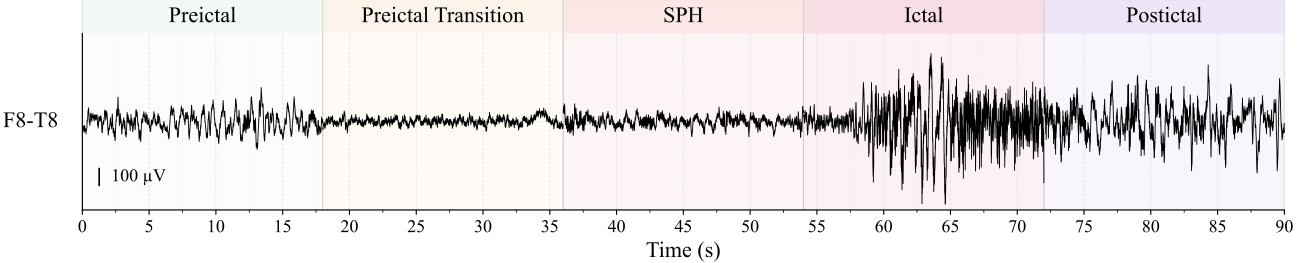

Here is the Python script that generated this plot:
"""
Draw a single-channel stitched EEG labeling figure for the first seizure in
chb01_03.edf.

Each displayed phase uses one equal-length real EEG snippet so the overall
figure stays compact while still showing all annotated stages.
"""

import json
import os
from pathlib import Path

os.environ.setdefault("MPLCONFIGDIR", "/tmp/matplotlib")

import matplotlib.pyplot as plt
from matplotlib.ticker import MultipleLocator
import mne
import numpy as np

from settings import (
    POSTICTAL_TRANSITION_END,
    POSTICTAL_TRANSITION_START,
    PREICTAL_END,
    PREICTAL_START,
    PREICTAL_TRANSITION_END,
    PREICTAL_TRANSITION_START,
    RAW_DATA_PATH,
    SAMPLE_RATE,
    SPH_END,
    SPH_START,
)

PATIENT_ID = "chb01"
EDF_NAME = "chb01_03.edf"
CHANNEL_NAME = "F8-T8"
SEIZURE_INDEX = 0
DISPLAY_DURATION_SEC = 18.0
OUTPUT_PATH = Path(__file__).with_suffix(".pdf")
SEIZURE_MAP_PATH = Path(__file__).parent / "Data" / "seizure_map.json"

# The display titles and colors follow the reference figure requested by the user.
DISPLAY_PHASES = [
    {
        "interval_key": "preictal_transition_window",
        "title": "Preictal",
        "color": "#eef6f1",
        "anchor": "end",
    },
    {
        "interval_key": "preictal",
        "title": "Preictal Transition",
        "color": "#fbf1e5",
        "anchor": "end",
    },
    {
        "interval_key": "sph",
        "title": "SPH",
        "color": "#f8e0df",
        "anchor": "end",
    },
    {
        "interval_key": "ictal",
        "title": "Ictal",
        "color": "#f5d3dc",
        "anchor": "start",
    },
    {
        "interval_key": "postictal_transition_window",
        "title": "Postictal",
        "color": "#e8def6",
        "anchor": "start",
    },
]


def load_first_seizure(file_name: str, seizure_index: int = 0) -> tuple[float, float]:
    """Load the selected seizure onset and offset from seizure_map.json."""
    with SEIZURE_MAP_PATH.open("r", encoding="utf-8") as f:
        seizure_map = json.load(f)

    seizure_events = seizure_map[file_name]
    if not seizure_events:
        raise ValueError(f"No seizure events found for {file_name}.")
    if seizure_index >= len(seizure_events):
        raise IndexError(
            f"seizure_index={seizure_index} is out of range for {file_name}."
        )

    seizure_start, seizure_end = seizure_events[seizure_index]
    return float(seizure_start), float(seizure_end)


def build_intervals(
    seizure_start: float,
    seizure_end: float,
    file_duration: float,
) -> dict[str, tuple[float, float]]:
    """Build phase intervals in absolute seconds within the EDF file."""
    intervals = {
        "preictal_transition_window": (
            max(0.0, seizure_start + PREICTAL_TRANSITION_START),
            max(0.0, seizure_start + PREICTAL_TRANSITION_END),
        ),
        "preictal": (
            max(0.0, seizure_start + PREICTAL_START),
            max(0.0, seizure_start + PREICTAL_END),
        ),
        "sph": (
            max(0.0, seizure_start + SPH_START),
            max(0.0, seizure_start + SPH_END),
        ),
        "ictal": (
            max(0.0, seizure_start),
            min(file_duration, seizure_end),
        ),
        "postictal_transition_window": (
            min(file_duration, seizure_end + POSTICTAL_TRANSITION_START),
            min(file_duration, seizure_end + POSTICTAL_TRANSITION_END),
        ),
    }

    for label_name, (start_sec, end_sec) in intervals.items():
        if end_sec <= start_sec:
            raise ValueError(
                f"Interval {label_name} is empty after clipping: {start_sec:.2f}-{end_sec:.2f}s."
            )
        if end_sec - start_sec < DISPLAY_DURATION_SEC:
            raise ValueError(
                f"Interval {label_name} is shorter than {DISPLAY_DURATION_SEC:.1f}s."
            )
    return intervals


def choose_snippet_bounds(
    start_sec: float, end_sec: float, anchor: str
) -> tuple[float, float]:
    """Select an equal-length snippet from a longer interval."""
    if anchor == "end":
        return end_sec - DISPLAY_DURATION_SEC, end_sec
    if anchor == "start":
        return start_sec, start_sec + DISPLAY_DURATION_SEC
    if anchor == "center":
        center = 0.5 * (start_sec + end_sec)
        half = 0.5 * DISPLAY_DURATION_SEC
        return center - half, center + half
    raise ValueError(f"Unknown anchor: {anchor}")


def load_stitched_channel(
    raw: mne.io.BaseRaw,
    intervals: dict[str, tuple[float, float]],
) -> tuple[list[dict], np.ndarray]:
    """Load one real EEG snippet from each phase and stitch them for display."""
    snippets = []
    all_values = []
    display_cursor = 0.0

    for spec in DISPLAY_PHASES:
        snippet_start, snippet_end = choose_snippet_bounds(
            *intervals[spec["interval_key"]],
            spec["anchor"],
        )
        sample_start = int(round(snippet_start * SAMPLE_RATE))
        sample_end = int(round(snippet_end * SAMPLE_RATE))
        data_uv = (
            raw.get_data(
                picks=[CHANNEL_NAME],
                start=sample_start,
                stop=sample_end,
            )[0]
            * 1e6
        )
        data_uv = data_uv - np.median(data_uv)

        time_axis = display_cursor + np.arange(data_uv.size, dtype=float) / SAMPLE_RATE
        snippets.append(
            {
                "title": spec["title"],
                "color": spec["color"],
                "display_start": display_cursor,
                "display_end": display_cursor + DISPLAY_DURATION_SEC,
                "time_axis": time_axis,
                "data_uv": data_uv,
            }
        )
        all_values.append(data_uv)
        display_cursor += DISPLAY_DURATION_SEC

    return snippets, np.concatenate(all_values)


def configure_plot_style() -> None:
    """Use a Times New Roman styled serif look similar to the reference figure."""
    plt.rcParams.update(
        {
            "font.family": "serif",
            "font.serif": ["Times New Roman", "Times", "Nimbus Roman", "DejaVu Serif"],
            "axes.unicode_minus": False,
            "figure.facecolor": "white",
            "axes.facecolor": "white",
        }
    )


def add_scale_bar(
    ax: plt.Axes,
    x_min: float,
    x_max: float,
    y_min: float,
    y_max: float,
) -> None:
    """Draw a 100 µV scale bar near the lower-left corner."""
    scale_uv = 100.0
    x_pos = x_min + 0.014 * (x_max - x_min)
    y_pos = y_min + 0.14 * (y_max - y_min)
    ax.plot([x_pos, x_pos], [y_pos, y_pos + scale_uv], color="black", lw=1.2, zorder=6)
    ax.text(
        x_pos + 0.01 * (x_max - x_min),
        y_pos + 0.5 * scale_uv,
        "100 µV",
        va="center",
        ha="left",
        fontsize=13,
    )


def add_phase_annotations(
    ax_header: plt.Axes, ax_wave: plt.Axes, snippets: list[dict]
) -> None:
    """Draw stitched phase spans and titles over the stitched display axis."""
    for snippet in snippets:
        ax_wave.axvspan(
            snippet["display_start"],
            snippet["display_end"],
            color=snippet["color"],
            alpha=0.32,
            zorder=0,
        )
        ax_header.axvspan(
            snippet["display_start"],
            snippet["display_end"],
            color=snippet["color"],
            alpha=0.78,
            zorder=1,
        )
        ax_wave.axvline(snippet["display_start"], color="#c8c8c8", lw=0.7, zorder=2)
        ax_header.axvline(snippet["display_start"], color="#d2d2d2", lw=0.7, zorder=2)
        ax_header.text(
            0.5 * (snippet["display_start"] + snippet["display_end"]),
            0.5,
            snippet["title"],
            transform=ax_header.get_xaxis_transform(),
            ha="center",
            va="center",
            fontsize=16,
        )

    ax_wave.axvline(snippets[-1]["display_end"], color="#c8c8c8", lw=0.7, zorder=2)
    ax_header.axvline(snippets[-1]["display_end"], color="#d2d2d2", lw=0.7, zorder=2)


def plot_labeling_sample(save_path: Path = OUTPUT_PATH) -> Path:
    """Create and save the stitched single-channel labeling sample figure."""
    configure_plot_style()

    edf_path = RAW_DATA_PATH / PATIENT_ID / EDF_NAME
    seizure_start, seizure_end = load_first_seizure(EDF_NAME, SEIZURE_INDEX)
    raw = mne.io.read_raw_edf(edf_path, preload=False, verbose="ERROR")
    if CHANNEL_NAME not in raw.ch_names:
        raise ValueError(f"Channel {CHANNEL_NAME} not found in {edf_path.name}.")

    file_duration = raw.n_times / raw.info["sfreq"]
    intervals = build_intervals(seizure_start, seizure_end, file_duration)
    snippets, all_values = load_stitched_channel(raw, intervals)

    y_abs = np.quantile(np.abs(all_values), 0.995)
    y_lim = max(220.0, float(np.ceil((1.7 * y_abs) / 10.0) * 10.0))
    y_min, y_max = -y_lim, y_lim
    x_min, x_max = 0.0, snippets[-1]["display_end"]

    fig = plt.figure(figsize=(13.2, 2.65), dpi=220)
    gs = fig.add_gridspec(2, 1, height_ratios=[0.16, 0.84], hspace=0.0)
    ax_header = fig.add_subplot(gs[0])
    ax_wave = fig.add_subplot(gs[1], sharex=ax_header)

    add_phase_annotations(ax_header, ax_wave, snippets)
    for snippet in snippets:
        ax_wave.plot(
            snippet["time_axis"], snippet["data_uv"], color="black", lw=0.65, zorder=4
        )

    ax_wave.set_xlim(x_min, x_max)
    ax_wave.set_ylim(y_min, y_max)
    ax_wave.set_xlabel("Time (s)", fontsize=16)
    ax_wave.set_yticks([])
    ax_wave.tick_params(axis="x", labelsize=13)
    ax_wave.xaxis.set_major_locator(MultipleLocator(5))
    ax_wave.xaxis.set_minor_locator(MultipleLocator(2.5))
    ax_wave.grid(
        which="major", axis="x", linestyle=(0, (3, 3)), color="#d9d9d9", linewidth=0.55
    )
    ax_wave.grid(
        which="minor", axis="x", linestyle=(0, (2, 4)), color="#ececec", linewidth=0.45
    )
    ax_wave.axhline(0.0, color="#d7d7d7", lw=0.5, linestyle=(0, (3, 3)), zorder=1)

    ax_header.set_ylim(0.0, 1.0)
    ax_header.set_yticks([])
    ax_header.tick_params(axis="x", which="both", bottom=False, labelbottom=False)
    for side in ["top", "right", "left", "bottom"]:
        ax_header.spines[side].set_visible(False)

    ax_wave.spines["top"].set_visible(False)
    ax_wave.spines["right"].set_visible(False)
    ax_wave.spines["left"].set_linewidth(0.85)
    ax_wave.spines["bottom"].set_linewidth(0.85)

    ax_wave.text(
        -0.02,
        0.5,
        CHANNEL_NAME,
        transform=ax_wave.transAxes,
        ha="right",
        va="center",
        fontsize=16,
    )
    add_scale_bar(ax_wave, x_min, x_max, y_min, y_max)

    fig.subplots_adjust(left=0.08, right=0.995, top=0.985, bottom=0.19, hspace=0.0)
    fig.savefig(save_path, bbox_inches="tight", pad_inches=0)
    plt.close(fig)
    return save_path


if __name__ == "__main__":
    saved_path = plot_labeling_sample()
    print(f"Saved figure to: {saved_path}")
